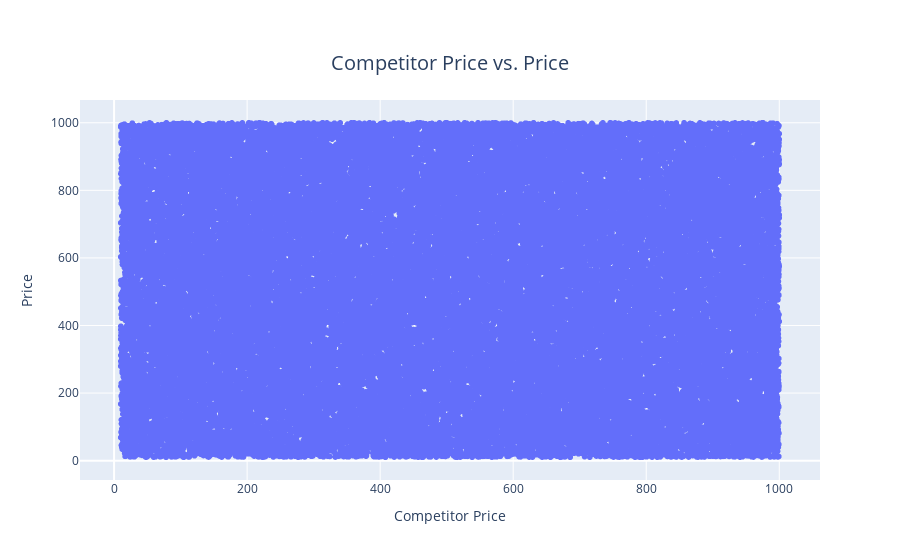

This figure's notebook cell:
### Code cell
import plotly.express as px

# Assuming you have your DataFrame loaded and named 'df'
# Create a scatter plot
fig = px.scatter(df, x='Competitor_Price', y='Price', title='Competitor Price vs. Price')

# Customize layout
fig.update_layout(
    xaxis_title='Competitor Price',
    yaxis_title='Price',
    title_font=dict(size=20),
    title_x=0.5,
    title_y=0.9,
    font=dict(size=12),
)

fig.show()

### Figure 1 — Plotly figure (JSON) as saved in the notebook; plotly's stock layout.template omitted (floating-point values rounded to 4 significant figures; data arrays with more than 128 entries replaced by an {"elided": "..."} marker saying what was removed)
{"data": [{"hovertemplate": "Competitor_Price=%{x}<br>Price=%{y}<extra></extra>", "legendgroup": "", "marker": {"color": "#636efa", "symbol": "circle"}, "mode": "markers", "name": "", "showlegend": false, "type": "scattergl", "x": {"elided": "50000 float values"}, "xaxis": "x", "y": {"elided": "50000 float values"}, "yaxis": "y"}], "layout": {"font": {"size": 12}, "legend": {"tracegroupgap": 0}, "title": {"font": {"size": 20}, "text": "Competitor Price vs. Price", "x": 0.5, "y": 0.9}, "xaxis": {"anchor": "y", "domain": [0, 1], "title": {"text": "Competitor Price"}}, "yaxis": {"anchor": "x", "domain": [0, 1], "title": {"text": "Price"}}}}
